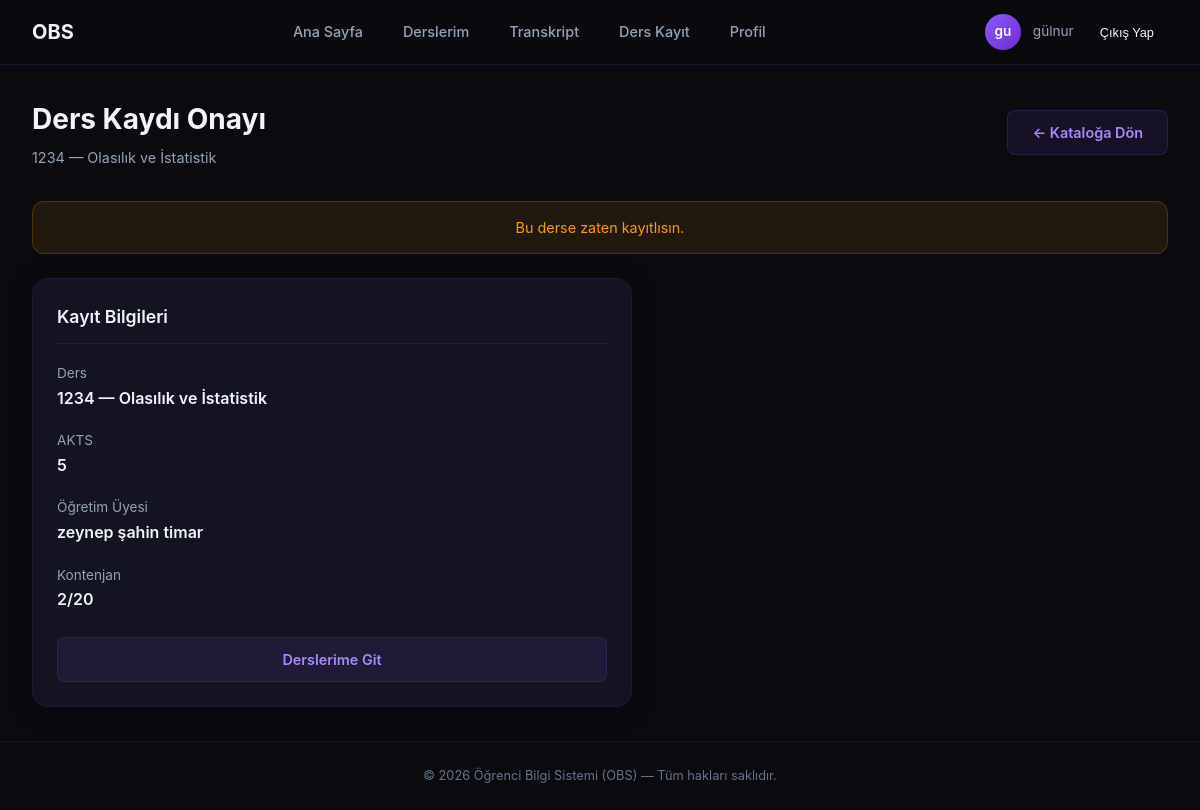
Screenshot of /enroll/1234/ (signed in) with the database file from the repository.
### core/models.py (models this page shows, shortened)
class User(AbstractUser):
    ROLE_CHOICES = (('admin', 'Admin'), ('teacher', 'Teacher'), ('student', 'Student'))
    role = models.CharField(max_length=10, choices=ROLE_CHOICES, default='admin')

class Course(models.Model):
    code = models.CharField(max_length=10)
    title = models.CharField(max_length=100)
    capacity = models.IntegerField()
    instructor = models.ForeignKey(Teacher, on_delete=models.CASCADE)
    ects_credit = models.IntegerField(default=5)
    is_active = models.BooleanField(default=True)
    department = models.ForeignKey(Department, on_delete=models.SET_NULL, null=True, blank=True)

class Teacher(models.Model):
    user = models.OneToOneField(User, on_delete=models.CASCADE)
    staff_no = models.CharField(max_length=20)
    office_hour = models.CharField(max_length=100, null=True, blank=True)
    assigned_departments = models.ManyToManyField(Department, blank=True)

### core/views.py (the view, shortened to what this page needs)
# urls.py: path('enroll/<str:course_code>/', views.kayit_ol, name='enroll_course'),
@login_required(login_url='login')
def kayit_ol(request, course_code):
    course = get_object_or_404(Course.objects.annotate(enrolled_count=Count('enrollment')), code=course_code)
    try:
        student = Student.objects.get(user=request.user)
    except Student.DoesNotExist:
        return redirect('dashboard')
    already_enrolled = Enrollment.objects.filter(student=student, course=course).exists()
    return render(request, 'core/courses/enrollment_form.html', {
        'course': course,
        'already_enrolled': already_enrolled,
    })

### core/templates/core/courses/enrollment_form.html (shortened to what this page needs)
{% extends 'base.html' %}
{% load static %}
{% block content %}
<div class="main-content">
    <div class="page-header">
        <div><h1>Ders Kaydı Onayı</h1><p>{{ course.code }} — {{ course.title }}</p></div>
       <a href="/" class="btn btn-secondary">← Kataloğa Dön</a>
    </div>
    {% if already_enrolled and not error %}
    <div class="alert alert-warning">Bu derse zaten kayıtlısın.</div>
    {% endif %}
    <div class="card" style="max-width: 600px;">
        <div class="card-header"><h3 class="card-title">Kayıt Bilgileri</h3></div>
        <div style="display: flex; flex-direction: column; gap: 1rem; margin-bottom: 1.5rem;">
            <div><span style="color: var(--text-secondary); font-size: 0.85rem;">Ders</span><p style="font-weight: 600;">{{ course.code }} — {{ course.title }}</p></div>
            <div><span style="color: var(--text-secondary); font-size: 0.85rem;">AKTS</span><p style="font-weight: 600;">{{ course.ects_credit }}</p></div>
            <div><span style="color: var(--text-secondary); font-size: 0.85rem;">Öğretim Üyesi</span><p style="font-weight: 600;">{{ course.instructor.user.first_name|default:"—" }} {{ course.instructor.user.last_name|default:"" }}</p></div>
            <div><span style="color: var(--text-secondary); font-size: 0.85rem;">Kontenjan</span><p style="font-weight: 600;">{{ course.enrolled_count }}/{{ course.capacity }}</p></div>
        </div>
        {% if already_enrolled %}
        <a href="{% url 'my_courses' %}" class="btn btn-secondary btn-block">Derslerime Git</a>
        {% else %}
        <form method="post">
            {% csrf_token %}
            <button type="submit" class="btn btn-primary btn-block">Kaydı Onayla</button>
        </form>
        {% endif %}
    </div>
</div>
{% endblock %}

### core/templates/base.html (shortened to what this page needs)
{% load static %}
<!DOCTYPE html>
<html lang="tr">
<head>
    <link rel="stylesheet" href="{% static 'css/style.css' %}">
</head>
<body>
    {% if user.is_authenticated %}
    {% if user.role|lower == 'teacher' or user.username == 'ibrahim' %}
        {% url 'teacher_dashboard' as home_url %}
    {% elif user.role|lower == 'admin' %}
        {% url 'admin_dashboard' as home_url %}
    {% else %}
        {% url 'ana_sayfa' as home_url %}
    {% endif %}
   <nav class="navbar">
    <div class="navbar-inner">
        <a href="{{ home_url }}" class="navbar-brand">
            <span>OBS</span>
        </a>
        <ul class="navbar-links" id="navLinks">
            <li>
                <a href="{{ home_url }}"
                   class="{% if request.path == home_url %}active{% endif %}">
                    Ana Sayfa
                </a>
            </li>
            {% if user.role|lower == 'teacher' or user.username == 'ibrahim' %}
                <li><a href="{% url 'teacher_courses' %}" class="{% if request.resolver_match.url_name == 'teacher_courses' %}active{% endif %}">Not Girişi</a></li>
            {% elif user.role|lower == 'admin' %}
                <li><a href="{% url 'admin_dashboard' %}" class="{% if request.resolver_match.url_name == 'admin_dashboard' %}active{% endif %}">Yönetim Paneli</a></li>
            {% else %}
                <li><a href="{% url 'my_courses' %}" class="{% if request.resolver_match.url_name == 'my_courses' %}active{% endif %}">Derslerim</a></li>
                <li><a href="{% url 'transcript' %}" class="{% if request.resolver_match.url_name == 'transcript' %}active{% endif %}">Transkript</a></li>
                <li><a href="{% url 'course_list' %}" class="{% if request.resolver_match.url_name == 'course_list' %}active{% endif %}">Ders Kayıt</a></li>
            {% endif %}
            <li><a href="{% url 'profile' %}" class="{% if request.resolver_match.url_name == 'profile' %}active{% endif %}">Profil</a></li>
        </ul>
        <div class="nav-user">
            <div class="nav-avatar">{{ user.first_name|first }}{{ user.last_name|first }}</div>
            <span class="nav-user-name">{{ user.first_name }}</span>
            <form action="{% url 'logout' %}" method="post" style="display:inline;">
                <button type="submit" class="btn-logout" style="background:none; border:none; color:inherit; cursor:pointer;">
                    Çıkış Yap
                </button>
            </form>
        </div>
    </div>
</nav>
    {% endif %}
    {% block content %}{% endblock %}
    {% if user.is_authenticated %}
    <footer class="footer">
        <p>© 2026 Öğrenci Bilgi Sistemi (OBS) — Tüm hakları saklıdır.</p>
    </footer>
    {% endif %}
</body>
</html>

### static/css/style.css (style rules this page uses)
:root { --bg-primary: #0a0a0f; --bg-secondary: #12121a; --bg-card: #1a1a2e; --accent-primary: #8b5cf6; --accent-secondary: #a78bfa; --text-primary: #f1f5f9; --text-secondary: #94a3b8; --text-muted: #64748b; --border-subtle: rgba(139, 92, 246, 0.15); --border-card: rgba(139, 92, 246, 0.1); --success: #22c55e; --warning: #f59e0b; --danger: #ef4444; --info: #3b82f6; --radius-md: 12px; --radius-lg: 16px; --shadow-card: 0 4px 24px rgba(0, 0, 0, 0.3); --transition: all 0.3s ease; }
*, *::before, *::after { box-sizing: border-box; margin: 0; padding: 0; }
html { scroll-behavior: smooth; overflow-x: hidden; }
body { font-family: -apple-system, BlinkMacSystemFont, 'Segoe UI', sans-serif; background-color: var(--bg-primary); color: var(--text-primary); line-height: 1.6; min-height: 100vh; overflow-x: hidden; max-width: 100vw; }
a { color: var(--accent-secondary); text-decoration: none; transition: var(--transition); }
.navbar { position: sticky; top: 0; z-index: 1000; background: rgba(10, 10, 15, 0.85); backdrop-filter: blur(20px); -webkit-backdrop-filter: blur(20px); border-bottom: 1px solid var(--border-subtle); padding: 0 2rem; max-width: 100%; box-sizing: border-box; }
.navbar-inner { max-width: 1280px; margin: 0 auto; display: flex; align-items: center; justify-content: space-between; height: 64px; }
.navbar-brand { display: flex; align-items: center; gap: 10px; font-size: 1.25rem; font-weight: 700; color: var(--text-primary); }
.navbar-links { display: flex; align-items: center; gap: 8px; list-style: none; }
.navbar-links a { display: flex; align-items: center; gap: 6px; padding: 8px 16px; border-radius: 8px; color: var(--text-secondary); font-size: 0.9rem; font-weight: 500; transition: var(--transition); }
.nav-user { display: flex; align-items: center; gap: 12px; }
.nav-avatar { width: 36px; height: 36px; border-radius: 50%; background: linear-gradient(135deg, #8b5cf6, #6d28d9); display: flex; align-items: center; justify-content: center; font-weight: 600; font-size: 0.85rem; color: white; }
.nav-user-name { font-size: 0.85rem; color: var(--text-secondary); }
.btn-logout { padding: 6px 14px; border-radius: 8px; background: rgba(239, 68, 68, 0.1); color: var(--danger); border: 1px solid rgba(239, 68, 68, 0.2); font-size: 0.8rem; cursor: pointer; transition: var(--transition); }
.main-content { position: relative; z-index: 1; max-width: 1280px; margin: 0 auto; padding: 2rem; min-height: calc(100vh - 64px - 60px); }
.card { background: rgba(26, 26, 46, 0.6); border: 1px solid var(--border-card); border-radius: var(--radius-lg); padding: 1.5rem; transition: var(--transition); box-shadow: var(--shadow-card); }
.card-header { display: flex; align-items: center; justify-content: space-between; margin-bottom: 1rem; padding-bottom: 0.75rem; border-bottom: 1px solid var(--border-subtle); }
.card-title { font-size: 1.1rem; font-weight: 600; }
.btn { display: inline-flex; align-items: center; justify-content: center; gap: 8px; padding: 10px 24px; border-radius: 8px; font-size: 0.9rem; font-weight: 600; cursor: pointer; border: none; transition: var(--transition); text-decoration: none; font-family: 'Inter', sans-serif; }
.btn-secondary { background: rgba(139, 92, 246, 0.1); color: var(--accent-secondary); border: 1px solid var(--border-subtle); }
.btn-block { width: 100%; }
.alert { padding: 14px 20px; border-radius: var(--radius-md); margin-bottom: 1.5rem; display: flex; align-items: center; justify-content: center; text-align: center; gap: 10px; font-size: 0.9rem; animation: slideDown 0.4s ease; }
.alert-warning { background: rgba(245, 158, 11, 0.1); border: 1px solid rgba(245, 158, 11, 0.2); color: var(--warning); }
.page-header { display: flex; align-items: center; justify-content: space-between; margin-bottom: 2rem; flex-wrap: wrap; gap: 1rem; }
.page-header h1 { font-size: 1.75rem; font-weight: 700; }
.page-header p { color: var(--text-secondary); font-size: 0.9rem; margin-top: 4px; }
.footer { position: relative; z-index: 1; text-align: center; padding: 1.5rem 2rem; color: var(--text-muted); font-size: 0.8rem; border-top: 1px solid var(--border-card); }

### rows the page displays
User: first_name|first "g", last_name|first "u", first_name "gülnur"
Course: code "1234", title "Olasılık ve İstatistik", ects_credit "5", instructor.user.first_name "zeynep", instructor.user.last_name "şahin timar", enrolled_count "2", capacity "20"
